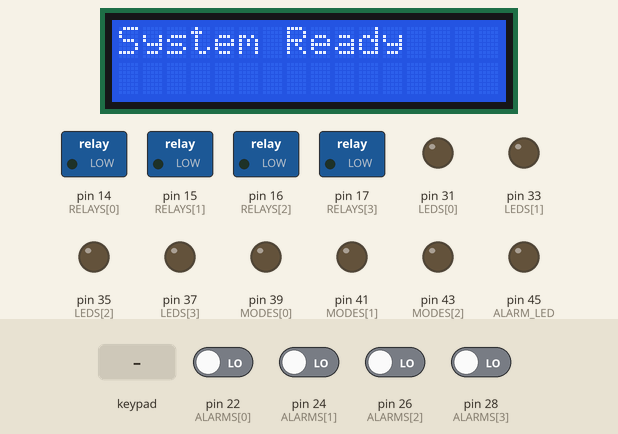
Simulated run of this sketch. Board: Arduino Mega 2560, built with avr-gcc and run on an emulated ATmega2560. On the bench: 16×2 character LCD, switched loads named in the sketch (green lamp = pin HIGH), output pins drawn as LEDs (lit = HIGH). The test bench sets the inputs (shaded band); at power-on: pin 22 (ALARMS[0]), pin 24 (ALARMS[1]), pin 26 (ALARMS[2]), pin 28 (ALARMS[3]) LOW. What the sketch prints to the serial monitor is not drawn.

Above: at 1.2 s.
1.3 s: keypad keys 5 4 3 2 A pressed 0.4 s apart
At 4.2 s:
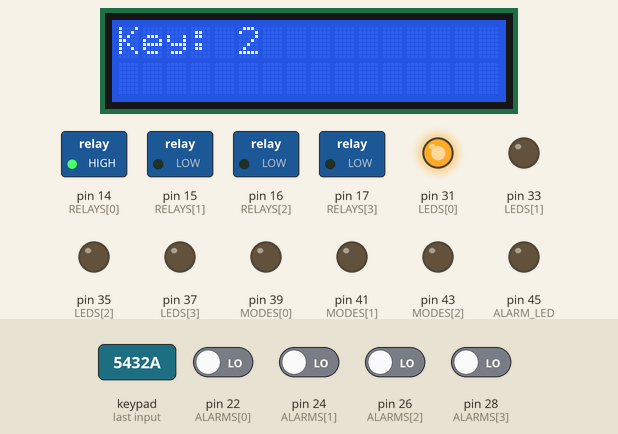
4.8 s: key 'D' pressed
At 5.8 s:
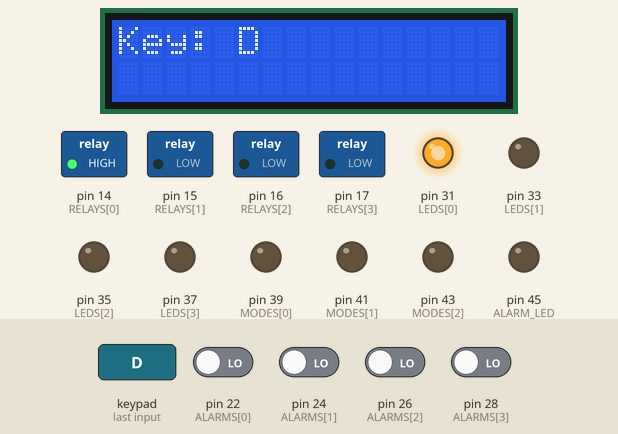
6.3 s: key '#' pressed
At 6.8 s:
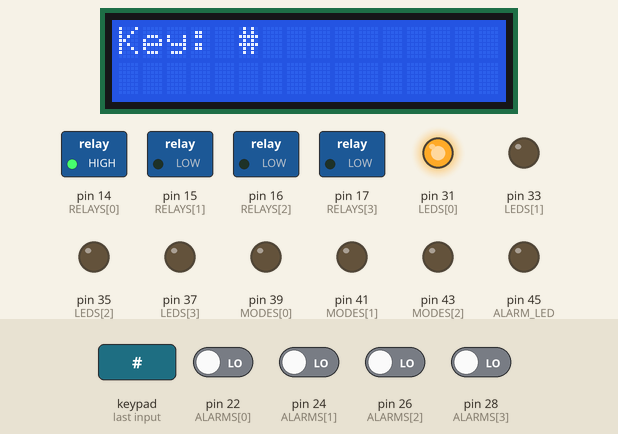
7.8 s: keypad keys 5 4 3 2 * pressed 0.4 s apart
At 10.4 s:
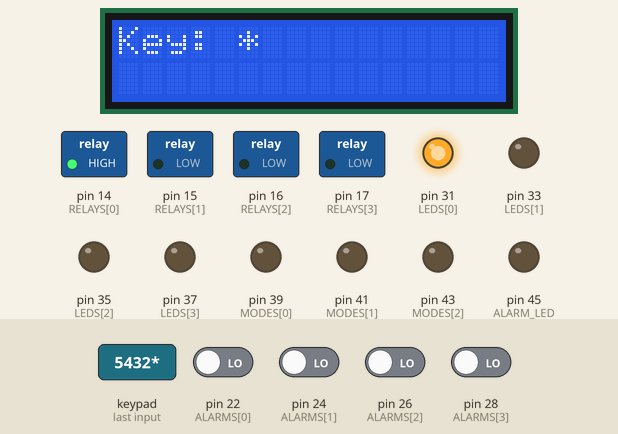
11.3 s: key 'C' pressed
At 11.9 s:
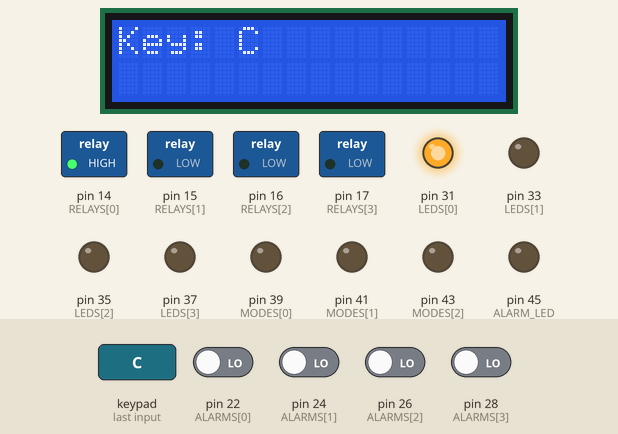
12.8 s: pin 22 (ALARMS[0]) driven HIGH
At 14.0 s:
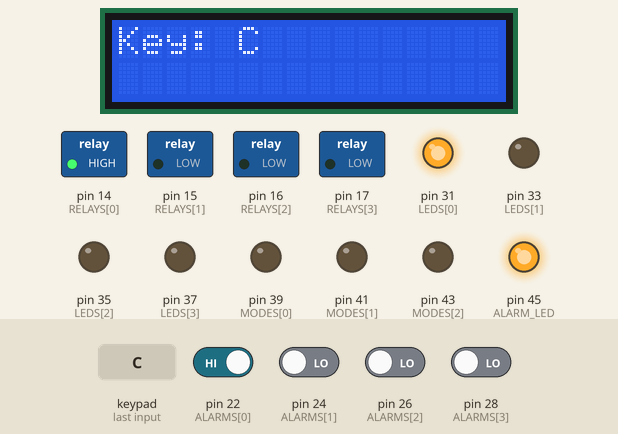
Timing chart, 0 to 15.3 s (numbered marks = the images above; inputs shaded):
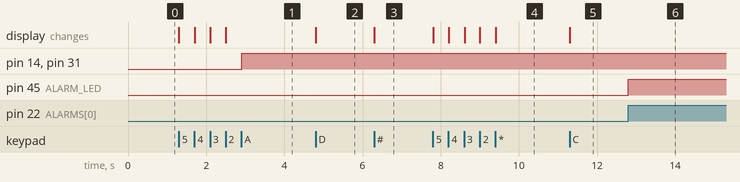

Measured:
- after the input at 1.3 s, pin 14 (RELAYS[0]), pin 31 (LEDS[0]): LOW → HIGH after 1.6 s; the display: first changes at once (image 1 shows a later state)
- after the input at 4.8 s, the display: changes at once (image 2)
- after the input at 6.3 s, the display: changes at once (image 3)
- after the input at 7.8 s, the display: first changes at once (image 4 shows a later state)
- after the input at 11.3 s, the display: changes at once (image 5)
- after the input at 12.8 s, pin 45 (ALARM_LED): LOW → HIGH at once

The sketch:

Konesul_Machine.ino
```cpp
//---------------------------INCLUDES & DEFINES------------------------------
#include <LiquidCrystal.h>
#include <Keypad.h>

// LCD
#define LCD_RS 12
#define LCD_EN 11
#define LCD_D4 5
#define LCD_D5 4
#define LCD_D6 3
#define LCD_D7 2
LiquidCrystal lcd(LCD_RS, LCD_EN, LCD_D4, LCD_D5, LCD_D6, LCD_D7);

// Keypad
const byte ROWS = 4;
const byte COLS = 4;
char hexaKeys[ROWS][COLS] = {
  {'D','#','0','*'},
  {'C','9','8','7'},
  {'B','6','5','4'},
  {'A','3','2','1'}
};
byte rowPins[ROWS] = {5, 4, 3, 2};
byte colPins[COLS] = {9, 8, 7, 6};
Keypad customKeypad = Keypad(makeKeymap(hexaKeys), rowPins, colPins, ROWS, COLS);

//---------------------------CONSTANTS-------------------------------------
const byte RELAYS[] = {14, 15, 16, 17};
const byte LEDS[] = {31, 33, 35, 37};
const byte MODES[] = {39, 41, 43};
const byte ALARMS[] = {22, 24, 26, 28};
const byte ALARM_LED = 45;

// Analog pins
const int ANALOG_OPEN = A0;
const int ANALOG_CLOSE = A1;

//--------------------------VARIABLES---------------------------------------
int timeOpen, timeClose;

//---------------------------FUNCTION DECLARATIONS--------------------------
void initializeHardware();
void displayMessage(String message);
void checkKeypadInput();
void controlRelays(int relayIndex, bool state);
void handleAlarms();
void debug(String message);

void setup();
void loop();

//---------------------------FUNCTION IMPLEMENTATIONS-------------------------

void initializeHardware() {
  // Configuração de relés e LEDs
  for (byte i = 0; i < sizeof(RELAYS); i++) {
    pinMode(RELAYS[i], OUTPUT);
    digitalWrite(RELAYS[i], LOW); // Estado inicial
  }
  for (byte i = 0; i < sizeof(LEDS); i++) {
    pinMode(LEDS[i], OUTPUT);
    digitalWrite(LEDS[i], LOW);
  }

  // Configuração de modos
  for (byte i = 0; i < sizeof(MODES); i++) {
    pinMode(MODES[i], OUTPUT);
    digitalWrite(MODES[i], LOW);
  }

  // Configuração de alarmes
  for (byte i = 0; i < sizeof(ALARMS); i++) {
    pinMode(ALARMS[i], INPUT);
  }
  pinMode(ALARM_LED, OUTPUT);
  digitalWrite(ALARM_LED, LOW);

  // Inicialização do LCD
  lcd.begin(16, 2);
  displayMessage("System Ready");
}

void displayMessage(String message) {
  lcd.clear();
  lcd.print(message);
}

void controlRelays(int relayIndex, bool state) {
  if (relayIndex < sizeof(RELAYS)) {
    digitalWrite(RELAYS[relayIndex], state ? HIGH : LOW);
    digitalWrite(LEDS[relayIndex], state ? HIGH : LOW); // Atualiza o LED correspondente
    debug("Relay " + String(relayIndex) + " set to " + (state ? "ON" : "OFF"));
  }
}

void checkKeypadInput() {
  char key = customKeypad.getKey();
  if (key) {
    debug("Key pressed: " + String(key));
    switch (key) {
      case 'A':
        controlRelays(0, true); // Liga o relé 0
        break;
      case 'B':
        controlRelays(0, false); // Desliga o relé 0
        break;
      // Adicione outros casos conforme necessário
      default:
        displayMessage("Key: " + String(key));
        break;
    }
  }
}

void handleAlarms() {
  bool alarmTriggered = false;
  for (byte i = 0; i < sizeof(ALARMS); i++) {
    if (digitalRead(ALARMS[i]) == HIGH) {
      alarmTriggered = true;
      debug("Alarm " + String(i) + " triggered!");
    }
  }
  digitalWrite(ALARM_LED, alarmTriggered ? HIGH : LOW);
}

#define DEBUG_MODE 1

void debug(String message) {
  if (DEBUG_MODE) {
    Serial.println(message);
  }
}

void setup() {
  Serial.begin(9600);
  initializeHardware();
}

void loop() {
  checkKeypadInput();
  handleAlarms();
}
//
```
